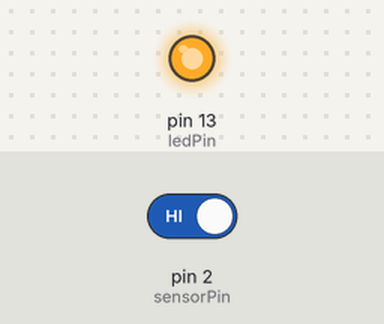
Simulated run of this sketch. Board: Arduino Uno, built with avr-gcc and run on an emulated ATmega328P. Shown: output pins drawn as LEDs (lit = HIGH). The inputs (shaded band) are chosen by the test bench; at power-on: pin 2 (sensorPin) HIGH.

Above: at 1.8 s.
1.9 s: pin 2 (sensorPin) driven LOW
At 3.2 s:
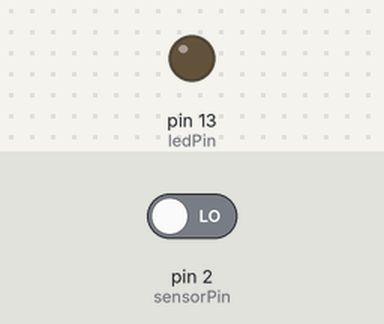
3.5 s: pin 2 (sensorPin) driven HIGH
At 4.6 s:
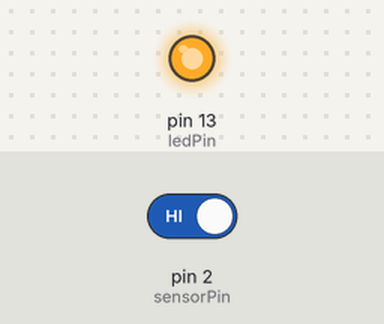
Timing chart, 0 to 6.5 s (numbered marks = the images above; inputs shaded):
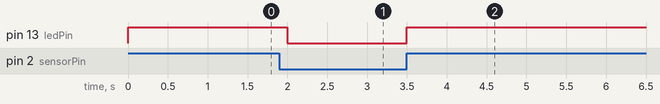

The sketch:

Code_03_500923949_ChengHao_Kao_LAB2_Task2.ino
```cpp
int ledPin = 13;
int sensorPin = 2;
int sensorValue;
int lastTiltState = HIGH;

long lastDebounceTime = 0;
long debounceDelay = 50;

void setup()
{
  pinMode(sensorPin, INPUT);
  digitalWrite(sensorPin, HIGH);
  pinMode(ledPin, OUTPUT);
}

void loop()
{
  sensorValue = digitalRead(sensorPin);

  if (sensorValue == lastTiltState)
  {
    lastDebounceTime = millis();
  }
  if ((millis() - lastDebounceTime) > debounceDelay)
  {
    lastTiltState = sensorValue;
  }

  digitalWrite(ledPin, lastTiltState);
  delay(500);
}
```

Measured:
- after the input at 1.9 s, pin 13 (ledPin): HIGH → LOW after 0.10 s
- after the input at 3.5 s, pin 13 (ledPin): LOW → HIGH at once
